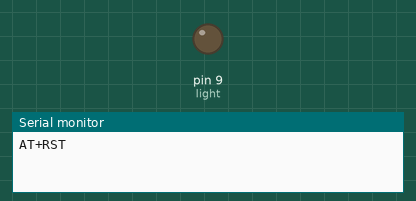
Bench run of a sketch on a simulated Arduino Uno, built with avr-gcc and run on an emulated ATmega328P. Shown: output pins drawn as LEDs (lit = HIGH), the last lines printed to the serial monitor.

Above: at 0.1 s.
At 124.7 s:
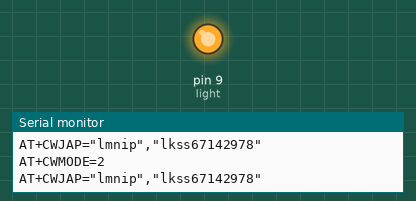
Timing chart, 0 to 130.0 s (numbered marks = the images above):
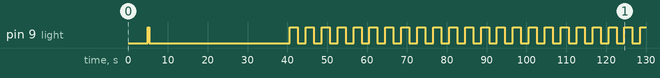

Measured:
- by itself, pin 9 (light): goes HIGH 0.30 s, LOW 35.3 s, 22 × (HIGH 2.0 s, LOW 2.0 s), then HIGH

The sketch:

LightOnOff_Wifi_v0_1.ino
```cpp
#define SSID "lmnip"
#define PASS "lkss67142978"
//Hardware pins
int light =         9;

boolean lightOnOff;
int deviceState;

void setup() {
  pinMode(light, OUTPUT);
  lightOnOff = false;
  Serial.begin(57600);
  Serial.setTimeout(5000);
  Serial.println("AT+RST");
  if(!Serial.find("ready")){
    digitalWrite(light, HIGH);
    delay(300);
    digitalWrite(light, LOW);
    delay(300);
  }
  //delay(1000);
  //connect to the wifi
     boolean connected=false;
     for(int i=0;i<5;i++)
     {
       if(connectWiFi())
       {
         connected = true;
         break;
       }
     }
     if (!connected){
       while(1){
       digitalWrite(light, HIGH);
       delay(2000);
       digitalWrite(light, LOW);
       delay(2000);
       }
     }
     //delay(5000);
     //print the ip addr
     /*Serial.println("AT+CIFSR");
     dbgSerial.println("ip address:");
     while (Serial.available())
     dbgSerial.write(Serial.read());*/
     //set the single connection mode
     Serial.println("AT+CIPMUX=0");
  }

boolean connectWiFi(){
       Serial.println("AT+CWMODE=2");
       String cmd="AT+CWJAP=\"";
       cmd+=SSID;
       cmd+="\",\"";
       cmd+=PASS;
       cmd+="\"";
       Serial.println(cmd);
       delay(2000);
       if(Serial.find("OK")){
         return true;
       }else{
           return false;
       }
}

void loop() {
  if(lightOnOff == false){
      digitalWrite(light, HIGH);
  }else{
      digitalWrite(light, LOW);
  }
}

void serialEvent(){
  if (Serial.available() > 0) {
    // read the oldest byte in the serial buffer:
    deviceState = Serial.read();
  }

  switch(deviceState){
    case '1':  //Light ON OFF
     //Serial.write(0xf8);
     lightOnOff = !lightOnOff;
     deviceState = 10;   //idle state
     break;
    default:
     //Serial.write(0xf9);
     deviceState = 10;
     break;
  }
}
```
